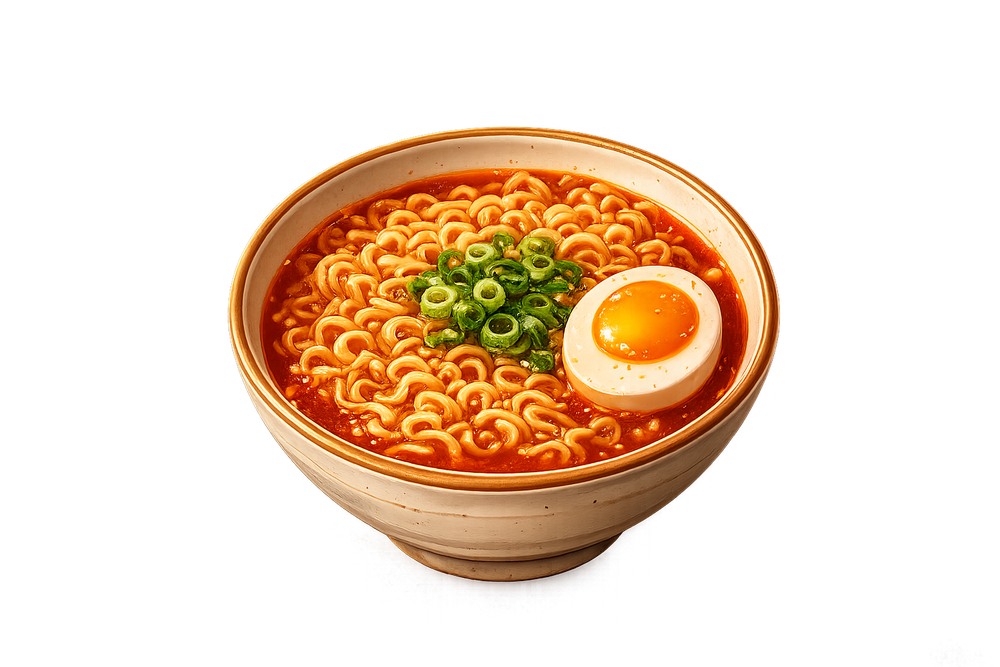
#> input picture assets-raw/premium_v2/t1_002.png, 1000 x 667 px, shrunk from 1536 x 1024 before the run; its folder holds only this picture in this run
$ python cutout_black_bg.py
#> lines starting #> are read from the running program, lines starting #| are printed output that depends on the picture; after the words box and inside, x2 and y2 are one past the last pixel; in counts of white or black regions, pixels touching at a corner belong together
"""
K-Food Master — 검정 단색 배경 컷아웃 (premium_v2 음식 12종).

rembg 없이 동작. 핵심:
  1) 테두리에서 연결된 검정 영역만 배경으로 판정(flood fill) → 음식 내부의
     검정(김밥 김, 순두부 뚝배기 등)은 보존.
  2) 경계 페더 + 검정 배경 합성 역연산(unmultiply)으로 가장자리 검정 번짐 제거.
  3) 내용 bounding box로 크롭 + 여백 패딩 → 중앙 정렬 스프라이트.

Usage:
    python3 tools/cutout_black_bg.py
    python3 tools/cutout_black_bg.py --in assets-raw/premium_v2 --out assets-raw/premium_v2_cut
"""
import argparse
import glob
import os
import numpy as np
from PIL import Image
from scipy import ndimage

BLACK_THRESH = 14       # max(R,G,B) 이하면 "검정 후보" (김밥 김 등 어두운 식재료 보존 위해 낮게)
OPEN_ITER = 2           # 배경 마스크 opening — 김↔배경 얇은 연결 끊기 (어두운 식재료 침식 방지)
EDGE_PAD_FRAC = 0.04    # 크롭 후 여백 비율


def cut_one(path: str, out_path: str) -> str:
#> called with path = 'assets-raw/premium_v2/t1_002.png', out_path = 'assets-raw/premium_v2_cut/t1_002.png'
    im = Image.open(path).convert("RGBA")
#> im is the input picture: PIL image 1000x667 RGBA; mean R, G, B, A 58.9, 36.6, 16.9, 72.4
    arr = np.asarray(im).astype(np.float32)
    rgb = arr[..., :3]
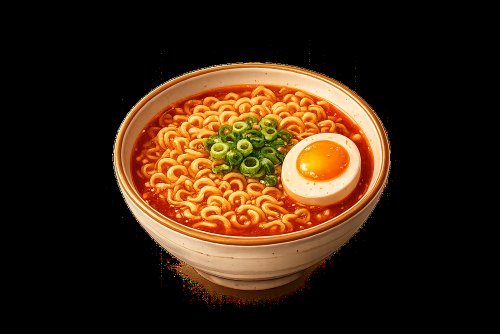
#> rgb: shape (667, 1000, 3) float32 (shown at 1/2 size); mean R, G, B 58.9, 36.6, 16.9
    maxc = rgb.max(axis=2)
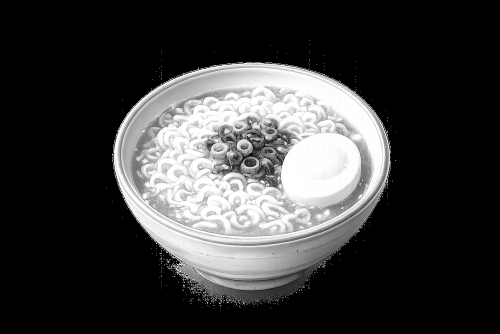
#> maxc: shape (667, 1000) float32 (shown at 1/2 size); min 0, max 255, mean 59.1

    # 1) 검정 후보 마스크
    black = maxc <= BLACK_THRESH
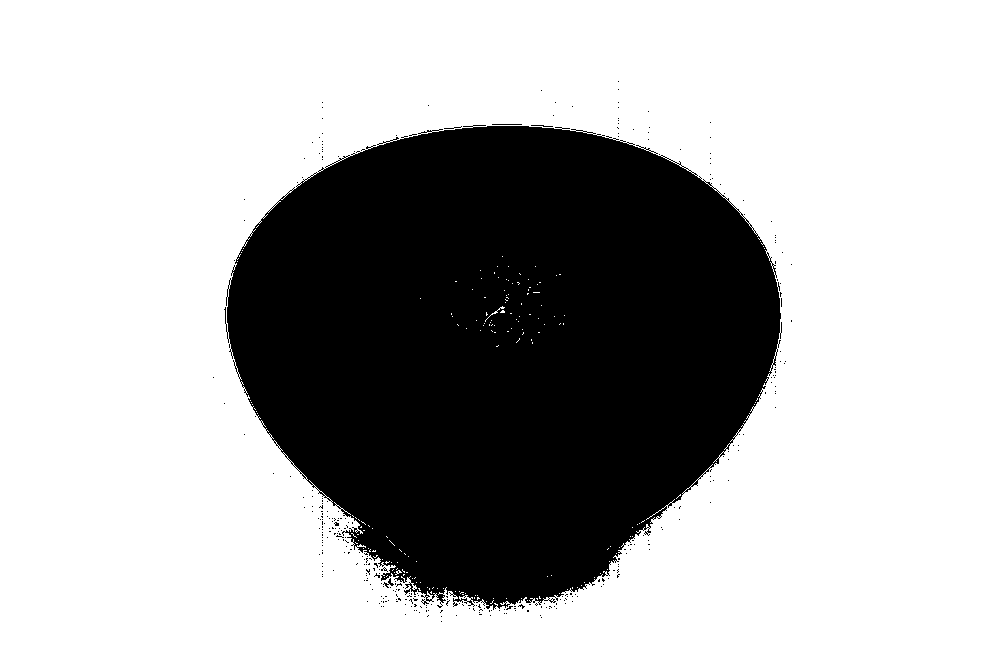
#> black: shape (667, 1000) bool; 70.2% white; 340 black regions (336 under 20 px), largest, box (x1, y1, x2, y2) and area: (224, 125, 782, 610) 197975, (383, 578, 394, 588) 36, (492, 124, 522, 125) 30, (531, 125, 553, 127) 23

    # 2) 얇은 연결(어두운 식재료↔배경) 끊기 후, 테두리에서 전파된 검정만 배경
    #    (내부 검정 + 어두운 김/뚝배기 보존)
    black_open = ndimage.binary_opening(black, iterations=OPEN_ITER)
#> black_open: shape (667, 1000) bool; 69.7% white; 167 black regions (164 under 20 px), largest, box (x1, y1, x2, y2) and area: (224, 124, 782, 615) 201531, (379, 596, 387, 604) 27, (318, 516, 325, 525) 21
    seed = np.zeros_like(black_open)
    seed[0, :] = seed[-1, :] = seed[:, 0] = seed[:, -1] = True
    seed &= black_open
#> seed: shape (667, 1000) bool; 0.5% white in thin lines or dots
    bg = ndimage.binary_propagation(seed, mask=black_open)
#> bg: shape (667, 1000) bool; 69.7% white; 166 black regions (163 under 20 px), largest, box (x1, y1, x2, y2) and area: (224, 124, 782, 615) 201759, (379, 596, 387, 604) 27, (318, 516, 325, 525) 21

    # 작은 구멍(배경 안의 잡티) 메우기 + 전경 매끈하게
    fg = ~bg
    fg = ndimage.binary_fill_holes(fg)
    # 1px 침식으로 검정 테두리 한 겹 제거
    fg_er = ndimage.binary_erosion(fg, iterations=1)
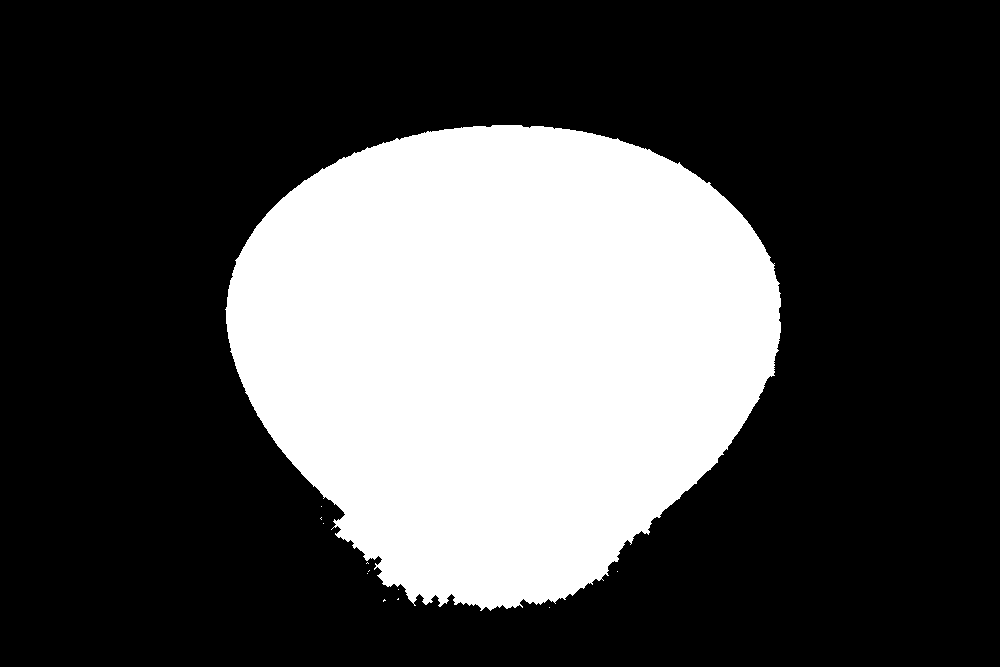
#> fg_er: shape (667, 1000) bool; 30% white; 12 white regions (11 under 20 px), largest, box (x1, y1, x2, y2) and area: (225, 125, 781, 611) 199985

    # 3) 알파 페더 (부드러운 경계)
    alpha = ndimage.gaussian_filter(fg_er.astype(np.float32), sigma=1.0)
    alpha = np.clip(alpha, 0.0, 1.0)

    # 4) 검정 배경 합성 역연산: observed = color*coverage → color = observed/coverage
    af = np.clip(alpha, 1e-3, 1.0)[..., None]
    edge = (alpha > 0.08) & (alpha < 0.96)
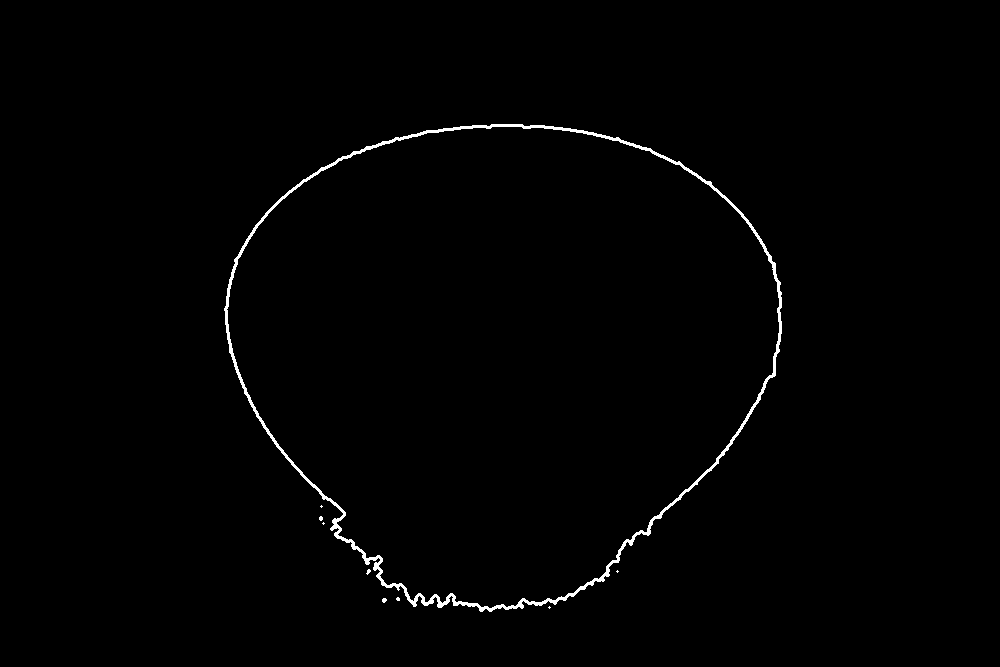
#> edge: shape (667, 1000) bool; 0.86% white; 9 white regions (8 under 20 px), largest, box (x1, y1, x2, y2) and area: (224, 124, 782, 612) 5662
    corrected = np.minimum(255.0, rgb / np.clip(af, 0.35, 1.0))
    out_rgb = np.where(edge[..., None], corrected, rgb)

    out = np.dstack([out_rgb, alpha * 255.0]).astype(np.uint8)
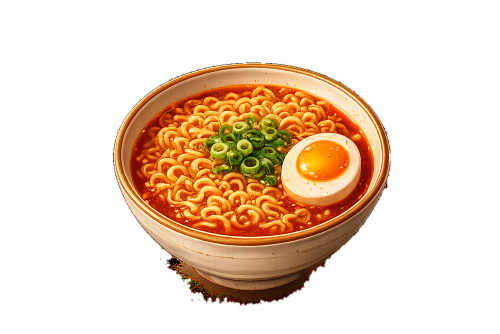
#> out: shape (667, 1000, 4) (shown at 1/2 size); mean R, G, B, A 59, 36.8, 17, 76.5; transparent parts drawn white
    res = Image.fromarray(out, "RGBA")

    # 5) 내용 bbox 크롭 + 패딩
    ys, xs = np.where(alpha > 0.5)
    if len(xs) and len(ys):
        x0, x1, y0, y1 = xs.min(), xs.max(), ys.min(), ys.max()
#> x0 = 226; x1 = 780; y0 = 125; y1 = 609
        bw, bh = x1 - x0, y1 - y0
#> bw = 554; bh = 484
        pad = int(round(max(bw, bh) * EDGE_PAD_FRAC))
#> pad = 22
        x0 = max(0, x0 - pad); y0 = max(0, y0 - pad)
#> after `x0 = max(0, x0 - pad)`: x0 = 204
#> after `y0 = max(0, y0 - pad)`: y0 = 103
        x1 = min(res.width - 1, x1 + pad); y1 = min(res.height - 1, y1 + pad)
#> after `x1 = min(res.width - 1, x1 + pad)`: x1 = 802
#> after `y1 = min(res.height - 1, y1 + pad)`: y1 = 631
        res = res.crop((x0, y0, x1 + 1, y1 + 1))
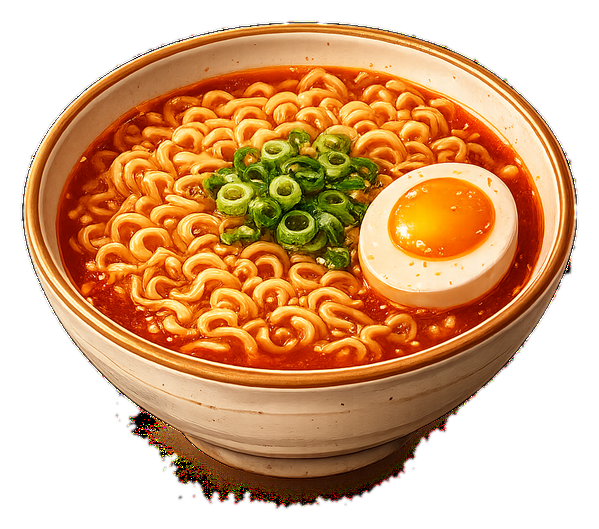
#> res: PIL image 599x529 RGBA; mean R, G, B, A 124.2, 77.4, 35.8, 160.9; transparent parts drawn white

    os.makedirs(os.path.dirname(out_path), exist_ok=True)
    res.save(out_path)
    return f"{os.path.basename(path)} -> {os.path.basename(out_path)}  {res.size}"


def main():
    ap = argparse.ArgumentParser()
    ap.add_argument("--in", dest="indir", default="assets-raw/premium_v2")
    ap.add_argument("--out", dest="outdir", default="assets-raw/premium_v2_cut")
    a = ap.parse_args()
    files = sorted(glob.glob(os.path.join(a.indir, "*.png")))
    for f in files:
        name = os.path.basename(f)
        print(cut_one(f, os.path.join(a.outdir, name)))
    print(f"[cutout] {len(files)}장 완료")


if __name__ == "__main__":
    main()
